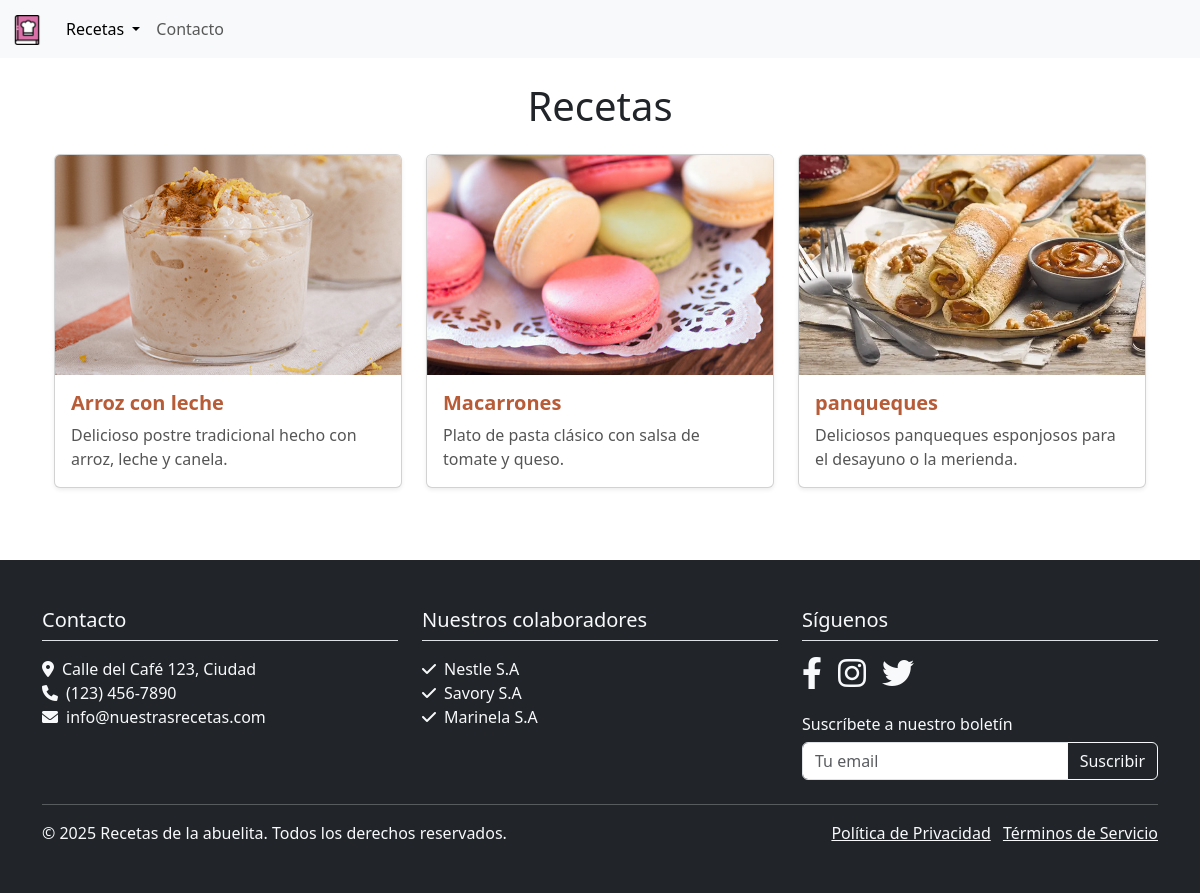
Screenshot of /recetas with the database file from the repository.
### myapp/models.py (models this page shows, shortened)
class Receta(models.Model):
    nombre = models.CharField(max_length=100)
    descripcion = models.TextField(blank=True, null=True)
    ingredientes = models.TextField()
    instrucciones = models.TextField()
    imagen = models.ImageField(upload_to='imagenes/', null=True, blank=True)

### myapp/views.py (the view)
def recetas(request):
    arroz_con_leche = Receta.objects.get(nombre='Arroz con leche')  # Ajusta el nombre si es diferente
    macarrones = Receta.objects.get(nombre='Macarrones')  # Ajusta el nombre si es diferente
    panqueques = Receta.objects.get(nombre='panqueques')  # Ajusta el nombre si es diferente
    return render(request, 'recetas.html', {
        'arroz_con_leche': arroz_con_leche,
        'macarrones': macarrones,
        'panqueques': panqueques
    })

### myapp/templates/recetas.html (shortened to what this page needs)
{% extends "base.html" %}
{% load static %}
{% block content %}
<div class="container mt-4">
    <h1 class="mb-4 text-center">Recetas</h1>
    <div class="row justify-content-center">
        <div class="col-md-4 mb-4">
            <div class="card shadow-sm">
                <a href="{% url 'arroz-leche' %}" class="text-decoration-none text-dark">
                    {% if arroz_con_leche.imagen %}
                    <img src="{{ arroz_con_leche.imagen.url }}" class="card-img-top img-fluid" alt="{{ arroz_con_leche.nombre }}" style="object-fit: cover; height: 220px;">
                    {% else %}
                    <img src="{% static 'img/placeholder.png' %}" class="card-img-top img-fluid" alt="Sin imagen" style="object-fit: cover; height: 220px;">
                    {% endif %}
                    <div class="card-body">
                        <h5 class="card-title">{{ arroz_con_leche.nombre }}</h5>
                        <p class="card-text">{{ arroz_con_leche.descripcion|truncatewords:20 }}</p>
                    </div>
                </a>
            </div>
        </div>
        <div class="col-md-4 mb-4">
            <div class="card shadow-sm">
                <a href="{% url 'Macarrones' %}" class="text-decoration-none text-dark">
                    {% if macarrones.imagen %}
                    <img src="{{ macarrones.imagen.url }}" class="card-img-top img-fluid" alt="{{ macarrones.nombre }}" style="object-fit: cover; height: 220px;">
                    {% else %}
                    <img src="{% static 'img/placeholder.png' %}" class="card-img-top img-fluid" alt="Sin imagen" style="object-fit: cover; height: 220px;">
                    {% endif %}
                    <div class="card-body">
                        <h5 class="card-title">{{ macarrones.nombre }}</h5>
                        <p class="card-text">{{ macarrones.descripcion|truncatewords:20 }}</p>
                    </div>
                </a>
            </div>
        </div>
        <div class="col-md-4 mb-4">
            <div class="card shadow-sm">
                <a href="{% url 'panqueques' %}" class="text-decoration-none text-dark">
                    {% if panqueques.imagen %}
                    <img src="{{ panqueques.imagen.url }}" class="card-img-top img-fluid" alt="{{ panqueques.nombre }}" style="object-fit: cover; height: 220px;">
                    {% else %}
                    <img src="{% static 'img/placeholder.png' %}" class="card-img-top img-fluid" alt="Sin imagen" style="object-fit: cover; height: 220px;">
                    {% endif %}
                    <div class="card-body">
                        <h5 class="card-title">{{ panqueques.nombre }}</h5>
                        <p class="card-text">{{ panqueques.descripcion|truncatewords:20 }}</p>
                    </div>
                </a>
            </div>
        </div>
    </div>
</div>
{% endblock %}

### myapp/static/css/estilos.css (style rules this page uses)
.card-title { color: #b85c38; font-weight: bold; }
.card-text { font-size: 1rem; color: #555; }

### rows the page displays
Receta: imagen (picture), nombre "Arroz con leche", descripcion "Delicioso postre tradicional hecho con arroz, leche y canela."
Receta: imagen (picture), nombre "Macarrones", descripcion "Plato de pasta clásico con salsa de tomate y queso."
Receta: imagen (picture), nombre "panqueques", descripcion "Deliciosos panqueques esponjosos para el desayuno o la merienda."
